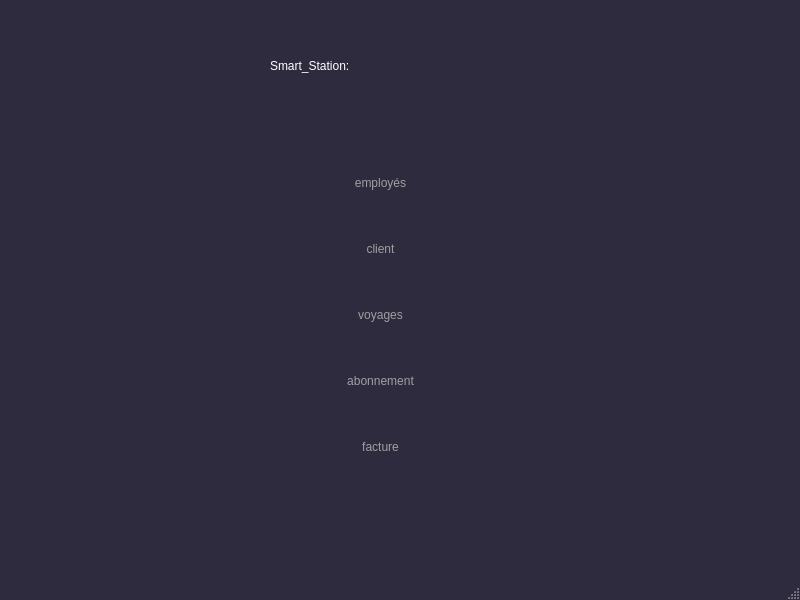
<?xml version="1.0" encoding="UTF-8"?>
<ui version="4.0">
 <class>menu</class>
 <widget class="QMainWindow" name="menu">
  <property name="geometry">
   <rect>
    <x>0</x>
    <y>0</y>
    <width>800</width>
    <height>600</height>
   </rect>
  </property>
  <property name="windowTitle">
   <string>MainWindow</string>
  </property>
  <property name="styleSheet">
   <string notr="true">QMainWindow#menu
{
background-color:rgb(47, 43, 63);
}</string>
  </property>
  <widget class="QWidget" name="centralwidget">
   <widget class="QLabel" name="label">
    <property name="geometry">
     <rect>
      <x>270</x>
      <y>40</y>
      <width>221</width>
      <height>51</height>
     </rect>
    </property>
    <property name="styleSheet">
     <string notr="true">color: rgb(255, 255, 255);
font: 20pt &quot;MS Shell Dlg 2&quot;;</string>
    </property>
    <property name="text">
     <string>Smart_Station:</string>
    </property>
   </widget>
   <widget class="QWidget" name="">
    <property name="geometry">
     <rect>
      <x>280</x>
      <y>130</y>
      <width>201</width>
      <height>371</height>
     </rect>
    </property>
    <layout class="QVBoxLayout" name="verticalLayout">
     <item>
      <widget class="QPushButton" name="pushButton">
       <property name="styleSheet">
        <string notr="true">QPushButton#pushButton
{
border:none;
font: 13pt &quot;Microsoft YaHei&quot;;
color:rgb(159, 159, 159);
}
QPushButton#pushButton:hover
{
font: 14pt &quot;Microsoft YaHei&quot;;
border-left:10px solid rgb(255, 255, 255);
border-right:10px solid rgb(255, 255, 255);
color:rgb(255, 255, 255;)
}
QPushButton#pushButton:pressed
{
font: 13pt &quot;Microsoft YaHei&quot;;
}

</string>
       </property>
       <property name="text">
        <string>employés</string>
       </property>
      </widget>
     </item>
     <item>
      <widget class="QPushButton" name="pushButton_3">
       <property name="styleSheet">
        <string notr="true">QPushButton#pushButton_3
{
border:none;
font: 13pt &quot;Microsoft YaHei&quot;;
color:rgb(159, 159, 159);
}
QPushButton#pushButton_3:hover
{
font: 14pt &quot;Microsoft YaHei&quot;;
border-left:10px solid rgb(255, 255, 255);
border-right:10px solid rgb(255, 255, 255);
color:rgb(255, 255, 255;)
}
QPushButton#pushButton_3:pressed
{
font: 13pt &quot;Microsoft YaHei&quot;;
}

</string>
       </property>
       <property name="text">
        <string>client</string>
       </property>
      </widget>
     </item>
     <item>
      <widget class="QPushButton" name="pushButton_2">
       <property name="styleSheet">
        <string notr="true">QPushButton#pushButton_2
{
border:none;
font: 13pt &quot;Microsoft YaHei&quot;;
color:rgb(159, 159, 159);
}
QPushButton#pushButton_2:hover
{
font: 14pt &quot;Microsoft YaHei&quot;;
border-left:10px solid rgb(255, 255, 255);
border-right:10px solid rgb(255, 255, 255);
color:rgb(255, 255, 255;)
}
QPushButton#pushButton_2:pressed
{
font: 13pt &quot;Microsoft YaHei&quot;;
}

</string>
       </property>
       <property name="text">
        <string>voyages</string>
       </property>
      </widget>
     </item>
     <item>
      <widget class="QPushButton" name="pushButton_4">
       <property name="styleSheet">
        <string notr="true">QPushButton#pushButton_4
{
border:none;
font: 13pt &quot;Microsoft YaHei&quot;;
color:rgb(159, 159, 159);
}
QPushButton#pushButton_4:hover
{
font: 14pt &quot;Microsoft YaHei&quot;;
border-left:10px solid rgb(255, 255, 255);
border-right:10px solid rgb(255, 255, 255);
color:rgb(255, 255, 255;)

}
QPushButton#pushButton_4:pressed
{
font: 13pt &quot;Microsoft YaHei&quot;;
}

</string>
       </property>
       <property name="text">
        <string>abonnement</string>
       </property>
      </widget>
     </item>
     <item>
      <widget class="QPushButton" name="pushButton_5">
       <property name="styleSheet">
        <string notr="true">QPushButton#pushButton_5
{
border:none;
font: 13pt &quot;Microsoft YaHei&quot;;
color:rgb(159, 159, 159);
}
QPushButton#pushButton_5:hover
{
font: 14pt &quot;Microsoft YaHei&quot;;
border-left:10px solid rgb(255, 255, 255);
border-right:10px solid rgb(255, 255, 255);
color:rgb(255, 255, 255;)
}
QPushButton#pushButton_5:pressed
{
font: 13pt &quot;Microsoft YaHei&quot;;
}

</string>
       </property>
       <property name="text">
        <string>facture</string>
       </property>
      </widget>
     </item>
    </layout>
   </widget>
  </widget>
  <widget class="QStatusBar" name="statusbar"/>
 </widget>
 <resources/>
 <connections/>
</ui>
